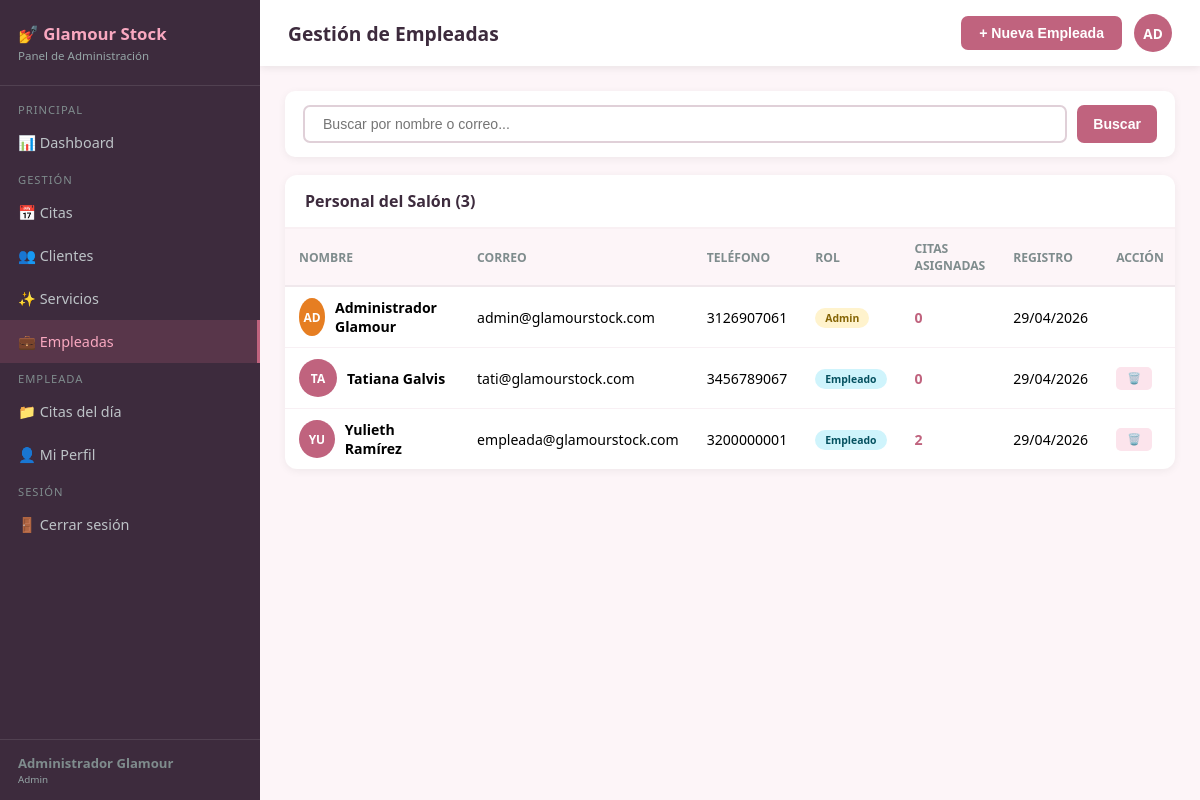
Screenshot of /index.php?controller=admin&action=empleados (signed in) with the database file from the repository.
### tables this page shows
CREATE TABLE `usuarios` (
  `id`             int NOT NULL AUTO_INCREMENT,
  `nombre`         varchar(100) NOT NULL,
  `correo`         varchar(100) NOT NULL,
  `telefono`       varchar(20) DEFAULT NULL,
  `contraseña`     varchar(255) NOT NULL,
  `rol`            enum('admin','empleado','cliente') NOT NULL DEFAULT 'cliente',
  `activo`         tinyint(1) NOT NULL DEFAULT '1',
  `fecha_registro` timestamp NOT NULL DEFAULT CURRENT_TIMESTAMP,
  PRIMARY KEY (`id`),
  UNIQUE KEY `correo` (`correo`)
);

### controllers/AdminController.php (called while the page is built, shortened)
<?php
require_once __DIR__ . '/../includes/Auth.php';
require_once __DIR__ . '/../models/EmpleadoModel.php';
class AdminController {
    public function empleados() {
        $usuario   = Auth::usuarioActual();
        $em        = new EmpleadoModel();
        $busqueda  = trim($_GET['buscar'] ?? '');
        $empleados = $em->buscar($busqueda);
        require_once __DIR__ . '/../views/admin/empleados.php';
    }
}

### includes/Auth.php (called while the page is built, shortened)
<?php
require_once __DIR__ . '/../config/db.php';
class Auth {
    public static function usuarioActual(): array {
        return $_SESSION['gs_user'] ?? [];
    }
}

### models/EmpleadoModel.php (called while the page is built, shortened)
<?php
require_once __DIR__ . '/../config/db.php';
class EmpleadoModel {
    private $db;
    public function __construct() {
        $this->db = getDB();
    }
    public function buscar($busqueda = '') {
        $sql    = "SELECT *, (SELECT COUNT(*) FROM citas c WHERE c.empleado_id=u.id) as citas_asignadas
                   FROM usuarios u WHERE u.rol IN ('empleado','admin') AND u.activo=1";
        $params = [];
        $sql .= " ORDER BY u.rol, u.nombre";
        $stmt = $this->db->prepare($sql);
        $stmt->execute($params);
        return $stmt->fetchAll();
    }
}

### config/db.php (called while the page is built, shortened)
<?php
class Database {
    private static $instance = null;
    private $conn;
    private function __construct() {
        try {
            $dsn = "mysql:host=" . DB_HOST . ";dbname=" . DB_NAME . ";charset=" . DB_CHARSET;
            $options = [
                PDO::ATTR_ERRMODE            => PDO::ERRMODE_EXCEPTION,
                PDO::ATTR_DEFAULT_FETCH_MODE => PDO::FETCH_ASSOC,
                PDO::ATTR_EMULATE_PREPARES   => false,
            ];
            $this->conn = new PDO($dsn, DB_USER, DB_PASS, $options);
        } catch (PDOException $e) {
            error_log("Error de conexión: " . $e->getMessage());
            die("Error de conexión a la base de datos.");
        }
    }
    public static function getInstance() {
        if (self::$instance === null) {
            self::$instance = new self();
        }
        return self::$instance;
    }
    public function getConnection() {
        return $this->conn;
    }
}
function getDB() {
    return Database::getInstance()->getConnection();
}

### views/admin/empleados.php (the view, shortened to what this page needs)
<!DOCTYPE html>
<html lang="es">
<head>
<link rel="stylesheet" href="public/css/main.css">
</head>
<body>
<?php require_once __DIR__ . '/../_menu.php'; ?>
<div class="main">
  <div class="topbar">
    <div class="topbar-title">Gestión de Empleadas</div>
    <div class="topbar-right">
      <button class="btn-primary" onclick="abrirModal()">+ Nueva Empleada</button>
      <div class="avatar"><?= strtoupper(substr($usuario['nombre'],0,2)) ?></div>
    </div>
  </div>
  <div class="content">
    <form method="GET">
      <div class="filter-bar">
        <input type="text" name="buscar" placeholder=" Buscar por nombre o correo..." value="<?= htmlspecialchars($busqueda ?? '') ?>" style="flex:1">
        <button type="submit">Buscar</button>
      </div>
    </form>
    <div class="panel">
      <div class="panel-header"><div class="panel-title">Personal del Salón (<?= count($empleados) ?>)</div></div>
      <?php if (empty($empleados)): ?>
      <div class="empty"><div style="font-size:3em"></div><p style="margin-top:12px">No hay personal registrado</p></div>
      <?php else: ?>
      <div style="overflow-x:auto"><table>
        <thead><tr><th>Nombre</th><th>Correo</th><th>Teléfono</th><th>Rol</th><th>Citas Asignadas</th><th>Registro</th><th>Acción</th></tr></thead>
        <tbody>
        <?php foreach($empleados as $e): ?>
        <tr>
          <td>
            <div style="display:flex;align-items:center;gap:10px">
              <div class="avatar" style="background:<?= $e['rol']==='admin'?'#e67e22':'var(--primary)' ?>"><?= strtoupper(substr($e['nombre'],0,2)) ?></div>
              <div style="font-weight:600"><?= htmlspecialchars($e['nombre']) ?></div>
            </div>
          </td>
          <td><?= htmlspecialchars($e['correo']) ?></td>
          <td><?= htmlspecialchars($e['telefono']??'—') ?></td>
          <td><span class="badge badge-<?= $e['rol'] ?>"><?= ucfirst($e['rol']) ?></span></td>
          <td><strong style="color:var(--primary)"><?= $e['citas_asignadas'] ?></strong></td>
          <td><?= date('d/m/Y', strtotime($e['fecha_registro'])) ?></td>
          <td>
            <?php if ($e['id'] != $usuario['id']): ?>
            <button class="btn-accion btn-eliminar" onclick="eliminar(<?=$e['id']?>,'<?=htmlspecialchars(addslashes($e['nombre']))?>')">🗑️</button>
            <?php endif; ?>
          </td>
        </tr>
        <?php endforeach; ?>
        </tbody>
      </table></div>
      <?php endif; ?>
    </div>
  </div>
</div>
</body>
</html>

### views/_menu.php (shortened to what this page needs)
<?php
$isAdmin    = ($usuario['rol'] ?? '') === 'admin';
$isEmpleado = ($usuario['rol'] ?? '') === 'empleado';
$ctrl       = $_GET['controller'] ?? '';
$action     = $_GET['action']     ?? '';
?>
<aside class="sidebar" id="gs-sidebar">
  <div class="sidebar-logo">
    <h2>&#128133; Glamour Stock</h2>
    <p><?php
      if ($isAdmin) echo 'Panel de Administración';
      elseif ($isEmpleado) echo 'Portal Empleada';
      else echo 'Portal Cliente';
    ?></p>
  </div>
  <nav class="sidebar-nav">
    <?php if ($isAdmin || $isEmpleado): ?>
      <div class="nav-section">PRINCIPAL</div>
      <a href="index.php?controller=admin&action=dashboard" class="<?= ($ctrl==='admin'&&$action==='dashboard')?'active':'' ?>" onclick="gsClose()">&#128202; Dashboard</a>
      <div class="nav-section">GESTIÓN</div>
      <a href="index.php?controller=admin&action=citas" class="<?= ($ctrl==='admin'&&$action==='citas')?'active':'' ?>" onclick="gsClose()">&#128197; Citas</a>
      <a href="index.php?controller=admin&action=clientes" class="<?= ($ctrl==='admin'&&$action==='clientes')?'active':'' ?>" onclick="gsClose()">&#128101; Clientes</a>
      <a href="index.php?controller=admin&action=servicios" class="<?= ($ctrl==='admin'&&$action==='servicios')?'active':'' ?>" onclick="gsClose()">&#10024; Servicios</a>
      <?php if ($isAdmin): ?>
      <a href="index.php?controller=admin&action=empleados" class="<?= ($ctrl==='admin'&&$action==='empleados')?'active':'' ?>" onclick="gsClose()">&#128188; Empleadas</a>
      <?php endif; ?>
      <div class="nav-section">EMPLEADA</div>
      <a href="index.php?controller=empleado&action=index" class="<?= ($ctrl==='empleado'&&$action==='index')?'active':'' ?>" onclick="gsClose()">&#128193; Citas del día</a>
      <a href="index.php?controller=empleado&action=perfil" class="<?= ($ctrl==='empleado'&&$action==='perfil')?'active':'' ?>" onclick="gsClose()">&#128100; Mi Perfil</a>
    <?php endif; ?>
    <div class="nav-section">SESIÓN</div>
    <a href="index.php?controller=auth&action=logout">&#128682; Cerrar sesión</a>
  </nav>
  <div class="sidebar-footer">
    <div style="font-weight:600"><?= htmlspecialchars($usuario['nombre'] ?? '') ?></div>
    <div style="font-size:.75em;color:#95a5a6"><?= ucfirst($usuario['rol'] ?? '') ?></div>
  </div>
</aside>

### public/css/main.css (style rules this page uses)
*, *::before, *::after { margin:0; padding:0; box-sizing:border-box }
:root { --primary:#c0637e; --primary-dark:#a5506a; --secondary:#3d2b3d; --accent:#f9a8c0; --danger:#e74c3c; --warning:#f39c12; --info:#2980b9; --success:#27ae60; --sidebar-w:260px; --bg:#fdf5f8; }
body { font-family:'Segoe UI',system-ui,sans-serif; background:var(--bg); display:flex; min-height:100vh }
.sidebar { width:var(--sidebar-w); background:var(--secondary); color:#ecf0f1; display:flex; flex-direction:column; position:fixed; top:0; left:0; height:100vh; overflow-y:auto; z-index:200 }
.sidebar-logo { padding:22px 18px; border-bottom:1px solid rgba(255,255,255,.1) }
.sidebar-logo h2 { font-size:1.1em; color:var(--accent) }
.sidebar-logo p { font-size:.72em; color:#95a5a6; margin-top:3px }
.sidebar-nav { flex:1; padding:8px 0 }
.nav-section { padding:8px 18px 4px; font-size:.7em; text-transform:uppercase; letter-spacing:1px; color:#7f8c8d }
.sidebar-nav a { display:flex; align-items:center; gap:10px; padding:11px 18px; color:#bdc3c7; text-decoration:none; transition:all .2s; font-size:.9em }
.sidebar-nav a:hover,.sidebar-nav a.active { background:rgba(192,99,126,.2); color:var(--accent); border-right:3px solid var(--primary) }
.sidebar-footer { padding:14px 18px; border-top:1px solid rgba(255,255,255,.1); font-size:.82em; color:#7f8c8d }
.main { margin-left:var(--sidebar-w); flex:1; display:flex; flex-direction:column; min-width:0 }
.topbar { background:white; padding:14px 28px; display:flex; justify-content:space-between; align-items:center; box-shadow:0 2px 8px rgba(0,0,0,.08); position:sticky; top:0; z-index:100 }
.topbar-title { font-size:1.2em; font-weight:700; color:var(--secondary) }
.topbar-right { display:flex; align-items:center; gap:12px }
.avatar { width:38px; height:38px; border-radius:50%; background:var(--primary); color:white; display:flex; align-items:center; justify-content:center; font-weight:700; font-size:.85em }
.content { padding:25px; flex:1 }
.panel { background:white; border-radius:12px; box-shadow:0 2px 8px rgba(0,0,0,.06); overflow:hidden; margin-bottom:20px }
.panel-header { padding:15px 20px; border-bottom:2px solid #f9f0f3; display:flex; justify-content:space-between; align-items:center }
.panel-title { font-size:1em; font-weight:700; color:var(--secondary) }
table { width:100%; border-collapse:collapse }
th { text-align:left; padding:11px 14px; font-size:.76em; text-transform:uppercase; color:#7f8c8d; background:#fdf5f8; border-bottom:2px solid #f0e8ec }
td { padding:11px 14px; border-bottom:1px solid #f8f0f4; font-size:.88em; vertical-align:middle }
tr:last-child td { border:0 }
.badge { display:inline-block; padding:3px 10px; border-radius:20px; font-size:.74em; font-weight:700 }
.badge-admin { background:#fff3cd; color:#856404 }
.badge-empleado { background:#cff4fc; color:#055160 }
.filter-bar { background:white; border-radius:10px; padding:14px 18px; margin-bottom:18px; display:flex; gap:10px; box-shadow:0 2px 8px rgba(0,0,0,.06); flex-wrap:wrap }
.filter-bar input,.filter-bar select { padding:9px 14px; border:2px solid #e0d0d8; border-radius:7px; font-size:.88em; outline:none; background:white }
.filter-bar button { padding:9px 16px; background:var(--primary); color:white; border:none; border-radius:7px; font-size:.88em; font-weight:600; cursor:pointer }
.btn-accion { padding:5px 11px; border-radius:5px; font-size:.78em; font-weight:600; border:none; cursor:pointer; transition:all .2s }
.btn-eliminar { background:#fce4ec; color:#c62828 }
.btn-primary { padding:9px 18px; background:var(--primary); color:white; border:none; border-radius:7px; font-weight:700; font-size:.88em; cursor:pointer }

### rows the page displays
usuarios: nombre "Administrador Glamour", rol "Admin", nombre "AD", correo "admin@glamourstock.com", telefono "3126907061", citas_asignadas "0", fecha_registro "29/04/2026"
usuarios: nombre "TA", nombre "Tatiana Galvis", correo "tati@glamourstock.com", telefono "3456789067", rol "Empleado", citas_asignadas "0", fecha_registro "29/04/2026"
usuarios: nombre "YU", nombre "Yulieth Ramírez", correo "empleada@glamourstock.com", telefono "3200000001", rol "Empleado", citas_asignadas "2", fecha_registro "29/04/2026"

### other values shown
count($empleados) "3"
